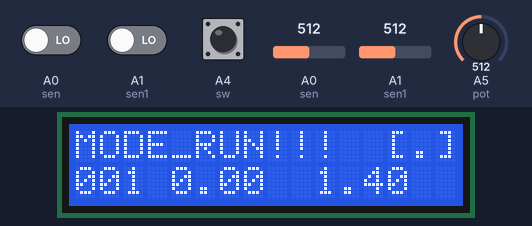
Simulated run of this sketch. Board: Arduino Leonardo, built with avr-gcc and run on an emulated ATmega32U4. On the bench: 16×2 character LCD. The inputs (shaded band) are chosen by the test bench; at power-on: A4 (sw) LOW, A0 (sen) = 512, A1 (sen1) = 512, A0 (sen) LOW, A1 (sen1) LOW, A5 (pot) = 512. USB keyboard and mouse output is not drawn; what the sketch prints to the serial monitor is not drawn.

Above: at 9.47 s.
9.7 s: A4 (sw) pulled HIGH for 3.2 s
At 11.5 s:
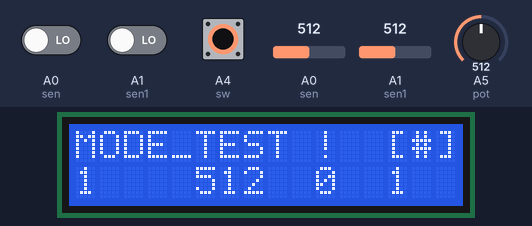
14.4 s: A0 (sen) set to 500
At 15.04 s:
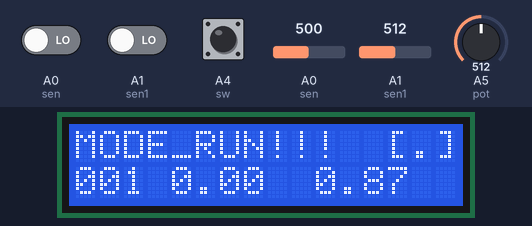
16.4 s: A1 (sen1) set to 490
18.0 s: A0 (sen) driven HIGH
At 18.58 s:
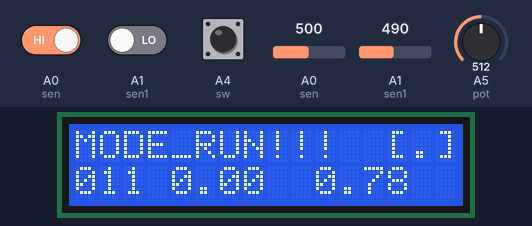
19.9 s: A1 (sen1) driven HIGH
At 20.45 s:
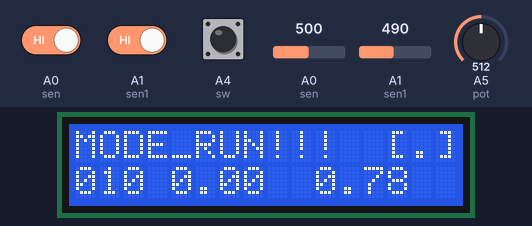
21.7 s: A4 (sw) pulled HIGH for 1 s
At 23.2 s:
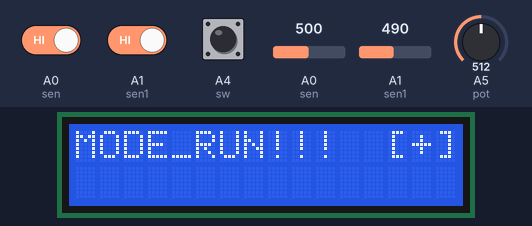

Measured:
- the behaviour switches between 501 and 500 on A0 (sen) (found by bisection; images 1 and 2)
- after the input at 9.7 s, the display: first changes after 0.17 s (image 1 shows a later state)
- after the input at 18.0 s, the display: first differs from a run without the input after 0.42 s (image 3 shows a later state)
- after the input at 19.9 s, the display: first differs from a run without the input after 0.39 s (image 4 shows a later state)
- after the input at 21.7 s, the display: first changes after 0.23 s (image 5 shows a later state)
- what the display in image 5 shows lasts 0.6 s, from 22.8 s to 23.4 s

The sketch:

MKK_BYCK.ino
```cpp
//----------------
#define INTERVAL_MESSAGE1 1500 //5วินาที
#define INTERVAL_MESSAGE2 800 //7วินาที
#define INTERVAL_MESSAGE3 1000 //11วินาที
#define INTERVAL_MESSAGE4 1500 //13วินาที

unsigned long time_x = 0;
unsigned long time_y = 0;
unsigned long time_3 = 0;
unsigned long time_4 = 0;

void print_time(unsigned long time_millis);


#include <Wire.h>
#include <Keyboard.h>
#include <LiquidCrystal_I2C.h>
LiquidCrystal_I2C lcd(0x27, 16, 2);
int sen  = A0;
int sen1 = A1;
int pot = A5;
int sw  = A4;
int A, B;
int pin_A = A0;
int pin_B = A1;
int level  = 0;
int button = 0;
//-------------------------------

const float wid = 0.012;   //adjust the width of the fan blade according to your needs.
const float rad = 0.045;   //adjust the radius of the point of detection in the fan blade.
const float konst = 6.2832;  //  2*pi.
float time_1;
float time_2;
float vel;
float diff;
float tnet;
float rpm;

//-----------------------------

const float wid1 = 0.012;   //adjust the width of the fan blade according to your needs.
const float rad1 = 0.045;   //adjust the radius of the point of detection in the fan blade.
const float konst1 = 6.2832;  //  2*pi.
float time_11;
float time_21;
float vel1;
float diff1;
float tnet1;
float rpm1;
//-----------------------------

void setup() {
  Keyboard.begin();
  Serial.begin(9600);
  pinMode(pin_A, INPUT);
  pinMode(pin_B, INPUT);

  pinMode(sen, INPUT);
  pinMode(sen1, INPUT);
  lcd.init();
  lcd.backlight();
  lcd.clear();
  lcd.setCursor(0, 0);

  lcd.print(" Tra"); delay(150);
  lcd.print("vel"); delay(150);
  lcd.print("_"); delay(150);
  lcd.print("Bi"); delay(150);
  lcd.print("King."); delay(150);
  lcd.setCursor(1, 1);
  lcd.print("N"); delay(150);
  lcd.print("U"); delay(150);
  lcd.print("_"); delay(150);
  lcd.print("4"); delay(150);
  lcd.print("7"); delay(150);
  lcd.print(" "); delay(150);
  lcd.print("K"); delay(150);
  lcd.print("K"); delay(150);
  lcd.print("U"); delay(150);
  lcd.print("#"); delay(150);
  lcd.print("5"); delay(150);
  lcd.print("4"); delay(150);
  //----
  lcd.setCursor(0, 0);
  lcd.print(" Travel_Biking ");
  lcd.setCursor(0, 1);
  lcd.print(" NU_47 KKU #54 "); delay(500);
  lcd.setCursor(0, 0);
  lcd.print("                ");
  lcd.setCursor(0, 1);
  lcd.print("                ");  delay(200);
  lcd.setCursor(0, 0);
  lcd.print(" Travel_Biking ");
  lcd.setCursor(0, 1);
  lcd.print(" NU_47 KKU #54 ");  delay(500);
  lcd.setCursor(0, 0);
  lcd.print("                ");
  lcd.setCursor(0, 1);
  lcd.print("                ");  delay(200);
  lcd.setCursor(0, 0);
  lcd.print(" Travel_Biking ");
  lcd.setCursor(0, 1);
  lcd.print(" NU_47 KKU #54 ");  delay(500);
  lcd.setCursor(0, 0);
  lcd.print("                ");
  lcd.setCursor(0, 1);
  lcd.print("                ");  delay(200);
  lcd.setCursor(0, 0);
  lcd.print(" Travel_Biking ");
  lcd.setCursor(0, 1);
  lcd.print(" NU_47 KKU #54 ");  delay(500);
  delay(3000);
  lcd.clear();
}
int button_old = 0;


void loop() {

  read_in();
  if (button != button_old) {
    Keyboard.press('z');
    Keyboard.releaseAll();
    lcd.clear();
  }
  button_old = button;
  if (button == 1) {
    lcd.setCursor(0, 0);
    lcd.print("MODE_TEST !");
    controlComp();
    lcd.setCursor(0, 1);
    lcd.print(button);  lcd.print(" ");
    lcd.setCursor(5, 1);
    lcd.print(level);   lcd.print(" ");
    lcd.setCursor(10, 1);
    lcd.print(A);  lcd.print(" ");
    lcd.setCursor(13, 1);
    lcd.print(B);   lcd.print(" ");
  } else {
    lcd.setCursor(0, 0);
    lcd.print("MODE_RUN!!!");
    control();
    lcd.setCursor(0, 1);
    lcd.print(button);
    lcd.print(A);
    lcd.print(B);
    lcd.setCursor(4, 1);
    lcd.print(rpm);    lcd.print(" ");
    lcd.setCursor(10, 1);
    lcd.print(rpm1);   lcd.print(" ");
  }
}
```

ctrl.ino
```cpp
void print_time(unsigned long time_millis){
    Serial.print("Time: ");
    Serial.print(time_millis/1000);
    Serial.print("s - ");
}

int mode = 0;
int m = 0;
float vprevious, mph;

void controlComp() {
  vprevious = level;
  if (vprevious < mph )  //Speed Up Video speed
  {
    lcd.setCursor(13, 0);
    lcd.print("[-]");

    Keyboard.press('-');
    Keyboard.releaseAll();
    delay(300);
  }
  if (vprevious > mph )  //Slow Down Video Speed
  {
    lcd.setCursor(13, 0);
    lcd.print("[+]");
    +
    Keyboard.press('+');
    Keyboard.releaseAll();
    delay(300);
  }
  if (vprevious == mph) //do nothing
  {
    lcd.setCursor(13, 0);
    lcd.print("[#]");
  }
  mph = vprevious;

  Serial.print(button);
  Serial.print(" ");
  Serial.print(level);
  Serial.print(" -> ");
  Serial.print(m);
  Serial.print(" - ");
  Serial.print(vprevious);
  Serial.print(" - ");
  Serial.println(mph);
}
```

new.ino
```cpp
void control()
{
  sen00();
  sen11();
  Serial.print(" > ");
  Serial.print( rpm );
  Serial.print(" ");
  Serial.println( rpm1 );
  controlCompII();
}

void sen00()
{
  if (analogRead(sen) > 500)
  {
    time_1 = millis();
    delay(30);
  }
  if (analogRead(sen) < 500)
  {
    time_2 = millis();
    diff = (time_2 - time_1);
    vel = wid / diff;
    tnet = (konst * rad) / vel;
    rpm = (60000) / tnet;
  }
}

void sen11()
{
  if (analogRead(sen1) < 500)
  {
    time_11 = millis();
    delay(30);
  }
  if (analogRead(sen1) > 500)
  {
    time_21 = millis();
    diff1 = (time_21 - time_11);
    vel1 = wid1 / diff1;
    tnet1 = (konst1 * rad1) / vel1;
    rpm1 = (30000) / tnet1 * 10;//---------------
  }
}
```

read.ino
```cpp
void read_in() {
  level  = analogRead(pot);
  button = digitalRead(sw);
  A = digitalRead(pin_A);
  B = !digitalRead(pin_B);
}
```

run.ino
```cpp
int zz = 0;
int ss = 0;
void controlCompII() {
  vprevious = rpm + rpm1;

  //  if ((int)vprevious == 0 && zz > 0) {
  //    lcd.setCursor(13, 0);
  //    lcd.print("[-]");
  //    Keyboard.press('-');
  //    Keyboard.releaseAll();
  //    delay(500);
  //    zz--;
  //  }

  if (vprevious > mph )  //Speed Up Video speed
  {
    lcd.setCursor(13, 0);
    lcd.print("[-]");
    Keyboard.press('-');
    Keyboard.releaseAll();
    delay(200); //ปั่นเร็วขึ้นให้ลด
    ss = 1;
  }

  if ((int)vprevious < (int)mph )  //Slow Down Video Speed
  {
    lcd.setCursor(13, 0);
    lcd.print("[+]");
    Keyboard.press('+');
    Keyboard.releaseAll();
    delay(600);   //ปั่นเร็วขึ้นให้ลด
    ss = 1;
  }

  if (ss == 0) {
    lcd.setCursor(13, 0);
    lcd.print("[.]");
    Keyboard.press('-');
    Keyboard.releaseAll();
    delay(200); //ค่อยๆ หยุดให้เพิ่ม
  }

  if ((int)vprevious == (int)mph) //do nothing
  {
    lcd.setCursor(13, 0);
    lcd.print("[#]");
    ss = 0;
  }


  mph = vprevious;

  Serial.print(button);
  Serial.print(" ");
  Serial.print(level);
  Serial.print(" -> ");
  Serial.print(m);
  Serial.print(" - ");
  Serial.print(vprevious);
  Serial.print(" - ");
  Serial.print(mph);
  Serial.print(" - ");
  Serial.println(zz);
}
```
